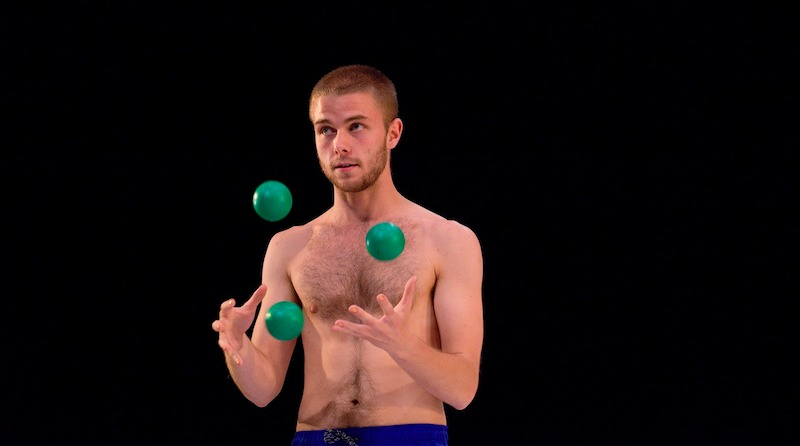
#> input picture juggle2.jpg, 800 x 446 px
$ python image_blob.py
#> lines starting #> are read from the running program, lines starting #| are printed output that depends on the picture; after the words box and inside, x2 and y2 are one past the last pixel; in counts of white or black regions, pixels touching at a corner belong together
import numpy as np
import cv2
import imutils

# The range of HSV values we will consider blue, to detect the blue juggling balls
blueLower = (95,90,20)
blueUpper = (120,255,255)

greenLower = (40,55,20)
greenUpper = (95,255,255)

# Load the image, convert it to hsv values from BGR and produce a mask using the upper and lower limits of blue
img = cv2.imread('juggle2.jpg')
#> img is the input picture: shape (446, 800, 3); mean B, G, R 18.4, 19.2, 29.2
img = cv2.GaussianBlur(img, (11,11),0)
hsv = cv2.cvtColor(img, cv2.COLOR_BGR2HSV)
#> hsv: shape (446, 800, 3); mean H, S, V 88.2, 198.6, 32.1
mask = cv2.inRange(hsv,greenLower,greenUpper)
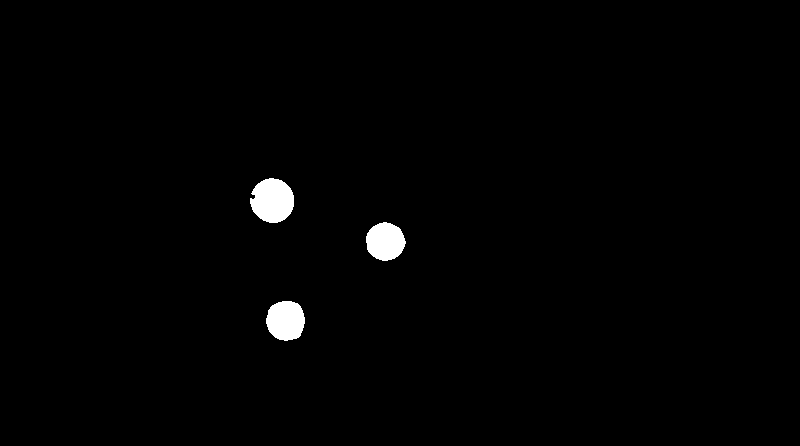
#> mask: shape (446, 800); 1.1% white; 3 white regions, box (x1, y1, x2, y2) and area: (250, 178, 294, 223) 1521, (266, 301, 305, 341) 1242, (366, 222, 406, 261) 1180

# Show the image of the mask created
cv2.imshow("blue",mask)
cv2.waitKey()
cv2.destroyAllWindows()

# Filter Mask more and show image again
mask = cv2.erode(mask, None, iterations=2)
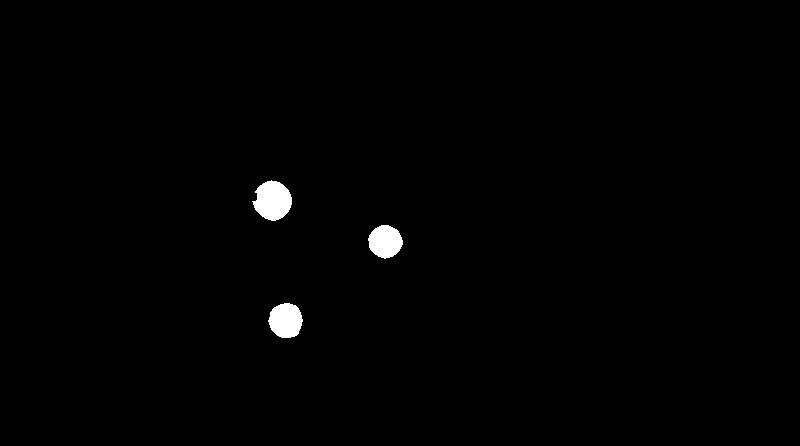
#> mask: shape (446, 800); 0.84% white; 3 white regions, box (x1, y1, x2, y2) and area: (252, 180, 292, 221) 1166, (268, 303, 303, 338) 942, (368, 225, 403, 259) 881
mask = cv2.dilate(mask,None, iterations=2)
#> mask: shape (446, 800); 1.1% white; 3 white regions

cv2.imshow("blue",mask)
cv2.waitKey()
cv2.destroyAllWindows()

# Using the mask, determine the contours of each of the BALLS
cnts = cv2.findContours(mask.copy(),cv2.RETR_EXTERNAL, cv2.CHAIN_APPROX_SIMPLE)
#> cnts = 3 contours; box (x1, y1, x2, y2) and area: (250, 178, 294, 223) 1450, (266, 301, 305, 340) 1180, (366, 223, 405, 261) 1118
cnts = imutils.grab_contours(cnts)
center = None

if len(cnts)>1:
    for cnt in cnts:
        M = cv2.moments(cnt)
        cX = int(M["m10"] / M["m00"])
        cY = int(M["m01"] / M["m00"])
        cnt = cnt.astype("int")
        cv2.drawContours(img, [cnt], -1, (0,0,255),2)
#> this loop made 3 passes
#> (cX, cY) on passes 1 to 3: (285, 320), (384, 241), (272, 200)
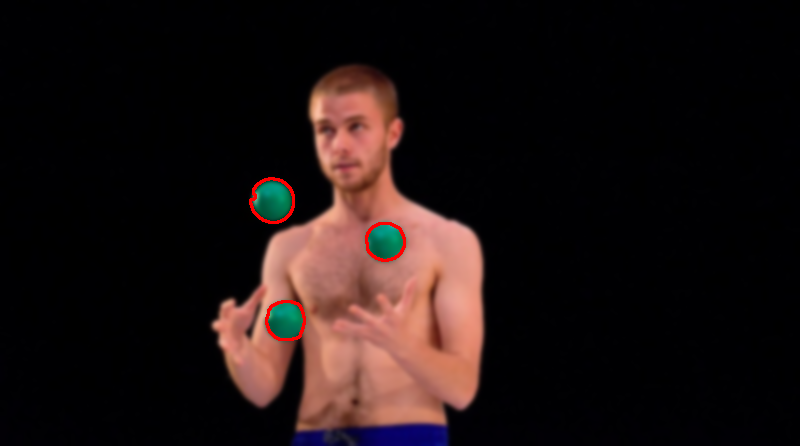
#> img: shape (446, 800, 3); mean B, G, R 18.1, 18.9, 29.9

cv2.imshow("contours",img)
cv2.waitKey()
cv2.destroyAllWindows()
